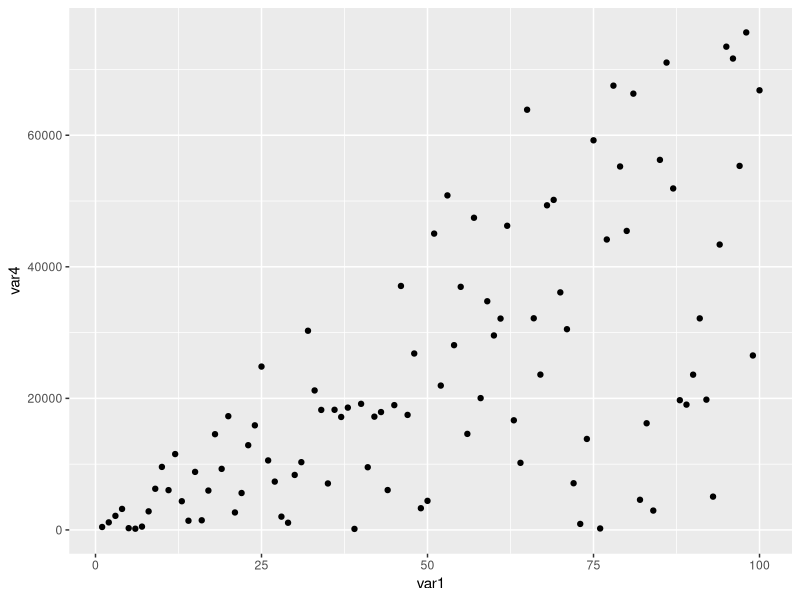

Here is the R script that generated this plot:
library(dplyr)
library(ggplot2)

var1 <- 1:100
var2 <- runif(100, min=0, max=1000)
factors <- c("a","b","c","d")
var3 <- sample(factors, size = 100, replace = TRUE)

testframe <- as.data.frame(cbind(var1,var2,var3))
testframe$var1 = as.numeric(as.character(testframe$var1))
testframe$var2 = as.numeric(as.character(testframe$var2))
testframe$var3 = as.factor(testframe$var3)

testframe <- testframe %>% mutate(var4 = var1*var2)
testframe <- testframe %>% mutate(var5 = paste0(var4,var3))


ggplot(testframe, aes(x = var1, y = var4))+
  geom_point()
